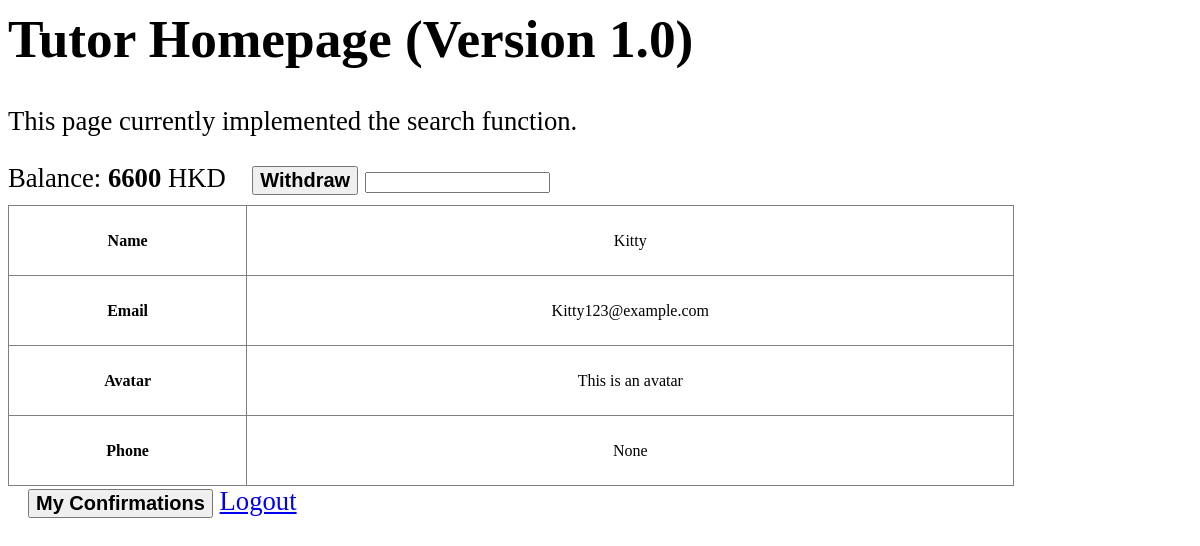
/tutor/home/ (signed in), run on the app's committed database.
### tutoria/models.py (models this page shows, shortened)
class Client(models.Model):
    user = models.OneToOneField(User, on_delete=models.CASCADE)  # many-to-one
    login_type = models.CharField(max_length=20, default="Student")
    balance = models.IntegerField(default=0)
    avatar = models.TextField(default="This is an avatar")
    phone = models.CharField(max_length=10, default="None")
    class Meta:
        abstract = True

class Tutor(Client):
    profile = models.OneToOneField(TutorProfile, on_delete=models.CASCADE)
    courses = models.ManyToManyField(Course)

### tutoria/views/tutor_view.py (the view)
def homepage(request):
    tutor = Tutor.objects.get(user=request.user)
    return render_to_response('tutoria/tutor_home.html',locals())

### tutoria/templates/tutoria/tutor_home.html (shortened to what this page needs)
<html>
<head>
    {% load static %}
    <link rel="stylesheet" href="{% static 'tutoria/css/home.css' %}"/>
</head>
<body>
    <h1>Tutor Homepage (Version 1.0)</h1>
    <p>This page currently implemented the search function.</p>
    <div id="wallet" style="padding-bottom: 10px">
    Balance: <b id="balance"> {{ tutor.balance }} </b> HKD
    <button id="withdraw" onclick="withdraw()"> Withdraw </button>
    <input id="value" type="text"> </input>
    </div>
    <div id="profile" onload="loadProfile()">
        <table id="userProfile" frame="box" rules="all">
            <tr> <th>Name</th> <td>{{ tutor.user.username }}</td> </tr>
            <tr> <th>Email</th><td>{{ tutor.user.email }}</td> </tr>
            <tr> <th>Avatar</th><td>{{ tutor.avatar }}</td> </tr>
            <tr> <th>Phone</th><td>{{ tutor.phone}}</td> </tr>
        </table>
    </div>
    <button id="confirmation" onclick="viewConfirmation()">My Confirmations</button>
    <a href="{% url 'logout' %}">Logout</a>
</body>
</html>

### tutoria/static/tutoria/css/home.css (style rules this page uses)
* { box-sizing: border-box; }
body { font-size: 20pt; }
button { font-size: 20px; font-weight: bold; margin-left: 20px; }
table { width: 85%; text-align: center; }
td { height: 70px; }

### data on the page
Tutor: balance "6600", user.username "Kitty", user.email "Kitty123@example.com", avatar "This is an avatar", phone "None"
